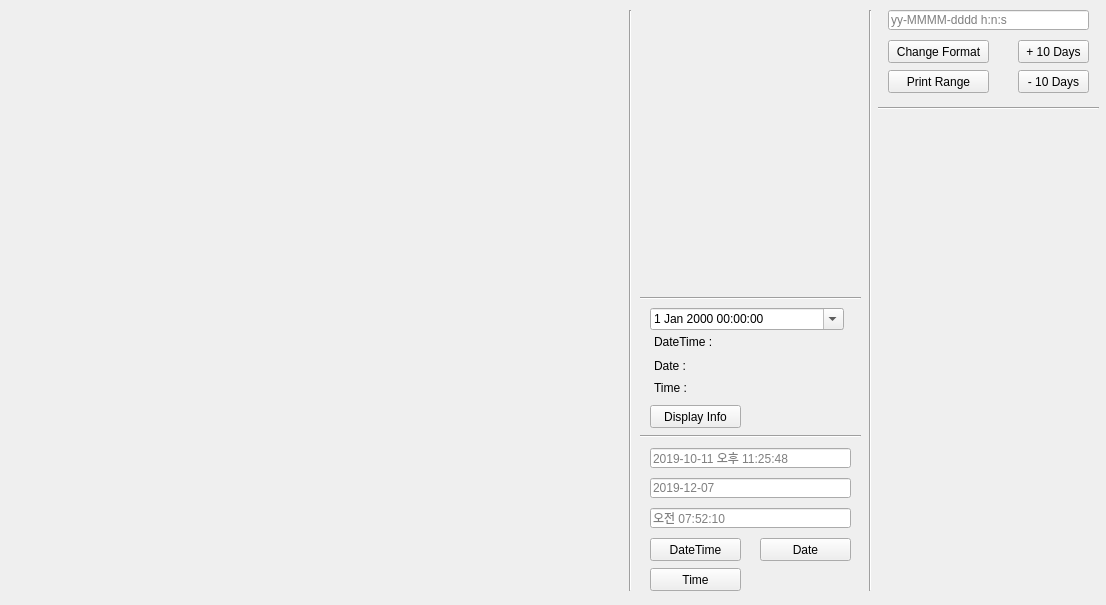
<?xml version="1.0" encoding="UTF-8"?>
<ui version="4.0">
 <class>Form</class>
 <widget class="QWidget" name="Form">
  <property name="geometry">
   <rect>
    <x>0</x>
    <y>0</y>
    <width>1106</width>
    <height>605</height>
   </rect>
  </property>
  <property name="windowTitle">
   <string>Form</string>
  </property>
  <widget class="Line" name="line_9">
   <property name="geometry">
    <rect>
     <x>620</x>
     <y>10</y>
     <width>20</width>
     <height>581</height>
    </rect>
   </property>
   <property name="orientation">
    <enum>Qt::Vertical</enum>
   </property>
  </widget>
  <widget class="Line" name="line_16">
   <property name="geometry">
    <rect>
     <x>640</x>
     <y>290</y>
     <width>221</width>
     <height>16</height>
    </rect>
   </property>
   <property name="orientation">
    <enum>Qt::Horizontal</enum>
   </property>
  </widget>
  <widget class="Line" name="line_14">
   <property name="geometry">
    <rect>
     <x>860</x>
     <y>10</y>
     <width>20</width>
     <height>581</height>
    </rect>
   </property>
   <property name="orientation">
    <enum>Qt::Vertical</enum>
   </property>
  </widget>
  <widget class="QLabel" name="date_time_date_time_lb">
   <property name="geometry">
    <rect>
     <x>730</x>
     <y>334</y>
     <width>111</width>
     <height>20</height>
    </rect>
   </property>
   <property name="text">
    <string/>
   </property>
  </widget>
  <widget class="QPushButton" name="date_time_info">
   <property name="geometry">
    <rect>
     <x>650</x>
     <y>405</y>
     <width>91</width>
     <height>23</height>
    </rect>
   </property>
   <property name="text">
    <string>Display Info</string>
   </property>
  </widget>
  <widget class="Line" name="line_17">
   <property name="geometry">
    <rect>
     <x>640</x>
     <y>428</y>
     <width>221</width>
     <height>16</height>
    </rect>
   </property>
   <property name="orientation">
    <enum>Qt::Horizontal</enum>
   </property>
  </widget>
  <widget class="QLineEdit" name="date_time_time_le">
   <property name="geometry">
    <rect>
     <x>650</x>
     <y>508</y>
     <width>201</width>
     <height>20</height>
    </rect>
   </property>
   <property name="placeholderText">
    <string>오전 07:52:10</string>
   </property>
  </widget>
  <widget class="QLabel" name="date_time_date_label">
   <property name="geometry">
    <rect>
     <x>654</x>
     <y>352</y>
     <width>61</width>
     <height>27</height>
    </rect>
   </property>
   <property name="text">
    <string>Date : </string>
   </property>
  </widget>
  <widget class="QLabel" name="date_time_time_label">
   <property name="geometry">
    <rect>
     <x>654</x>
     <y>380</y>
     <width>41</width>
     <height>16</height>
    </rect>
   </property>
   <property name="text">
    <string>Time : </string>
   </property>
  </widget>
  <widget class="QLineEdit" name="date_time_date_time_le">
   <property name="geometry">
    <rect>
     <x>650</x>
     <y>448</y>
     <width>201</width>
     <height>20</height>
    </rect>
   </property>
   <property name="placeholderText">
    <string>2019-10-11 오후 11:25:48</string>
   </property>
  </widget>
  <widget class="QPushButton" name="date_time_set_time">
   <property name="geometry">
    <rect>
     <x>650</x>
     <y>568</y>
     <width>91</width>
     <height>23</height>
    </rect>
   </property>
   <property name="text">
    <string>Time</string>
   </property>
  </widget>
  <widget class="QDateTimeEdit" name="date_time_edit">
   <property name="geometry">
    <rect>
     <x>650</x>
     <y>308</y>
     <width>194</width>
     <height>22</height>
    </rect>
   </property>
   <property name="calendarPopup">
    <bool>true</bool>
   </property>
  </widget>
  <widget class="QLabel" name="date_time_date_lb">
   <property name="geometry">
    <rect>
     <x>700</x>
     <y>352</y>
     <width>141</width>
     <height>27</height>
    </rect>
   </property>
   <property name="text">
    <string/>
   </property>
  </widget>
  <widget class="QPushButton" name="date_time_set_date_time">
   <property name="geometry">
    <rect>
     <x>650</x>
     <y>538</y>
     <width>91</width>
     <height>23</height>
    </rect>
   </property>
   <property name="text">
    <string>DateTime</string>
   </property>
  </widget>
  <widget class="QLineEdit" name="date_time_date_le">
   <property name="geometry">
    <rect>
     <x>650</x>
     <y>478</y>
     <width>201</width>
     <height>20</height>
    </rect>
   </property>
   <property name="placeholderText">
    <string>2019-12-07</string>
   </property>
  </widget>
  <widget class="QPushButton" name="date_time_set_date">
   <property name="geometry">
    <rect>
     <x>760</x>
     <y>538</y>
     <width>91</width>
     <height>23</height>
    </rect>
   </property>
   <property name="text">
    <string>Date</string>
   </property>
  </widget>
  <widget class="QLabel" name="date_time_date_time_label">
   <property name="geometry">
    <rect>
     <x>654</x>
     <y>334</y>
     <width>61</width>
     <height>16</height>
    </rect>
   </property>
   <property name="text">
    <string>DateTime : </string>
   </property>
  </widget>
  <widget class="QLabel" name="date_time_time_lb">
   <property name="geometry">
    <rect>
     <x>700</x>
     <y>378</y>
     <width>141</width>
     <height>20</height>
    </rect>
   </property>
   <property name="text">
    <string/>
   </property>
  </widget>
  <widget class="QPushButton" name="date_time_minus_10days">
   <property name="geometry">
    <rect>
     <x>1018</x>
     <y>70</y>
     <width>71</width>
     <height>23</height>
    </rect>
   </property>
   <property name="text">
    <string>- 10 Days</string>
   </property>
  </widget>
  <widget class="QLineEdit" name="date_time_disp_format_le">
   <property name="geometry">
    <rect>
     <x>888</x>
     <y>10</y>
     <width>201</width>
     <height>20</height>
    </rect>
   </property>
   <property name="placeholderText">
    <string>yy-MMMM-dddd h:n:s</string>
   </property>
  </widget>
  <widget class="QPushButton" name="date_time_change_format">
   <property name="geometry">
    <rect>
     <x>888</x>
     <y>40</y>
     <width>101</width>
     <height>23</height>
    </rect>
   </property>
   <property name="text">
    <string>Change Format</string>
   </property>
  </widget>
  <widget class="QPushButton" name="date_time_print_range">
   <property name="geometry">
    <rect>
     <x>888</x>
     <y>70</y>
     <width>101</width>
     <height>23</height>
    </rect>
   </property>
   <property name="text">
    <string>Print Range</string>
   </property>
  </widget>
  <widget class="Line" name="line_18">
   <property name="geometry">
    <rect>
     <x>878</x>
     <y>100</y>
     <width>221</width>
     <height>16</height>
    </rect>
   </property>
   <property name="orientation">
    <enum>Qt::Horizontal</enum>
   </property>
  </widget>
  <widget class="QPushButton" name="date_time_plus_10day">
   <property name="geometry">
    <rect>
     <x>1018</x>
     <y>40</y>
     <width>71</width>
     <height>23</height>
    </rect>
   </property>
   <property name="text">
    <string>+ 10 Days</string>
   </property>
  </widget>
 </widget>
 <resources/>
 <connections/>
</ui>
